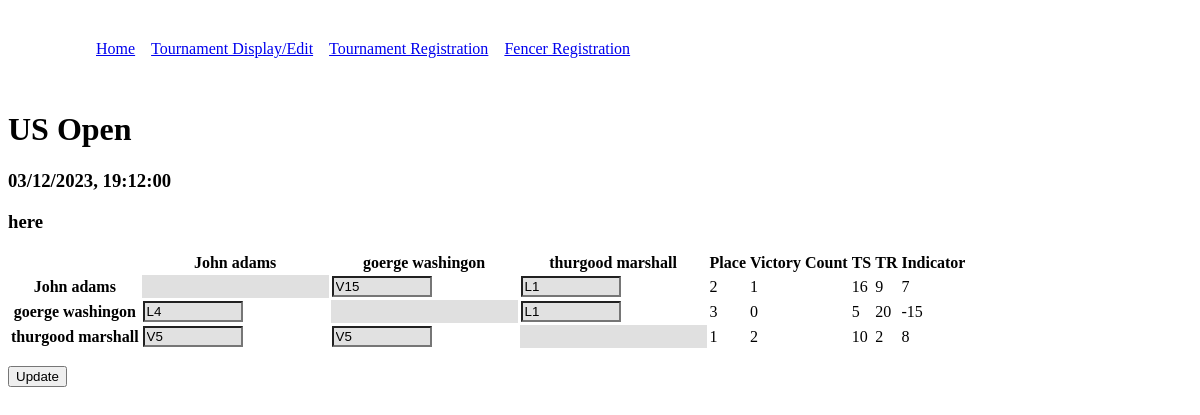
The page /display/1 on the database its author committed.
### models.py (models this page shows, shortened)
class Tournament(db.Model):
    __tablename__ = "tournament"
    id = db.Column(db.Integer, primary_key=True)
    name = db.Column(db.String(80))
    date = db.Column(db.DateTime, default=datetime.utcnow,)
    location = db.Column(db.String(80), nullable=True)
    scores = db.relationship("Score", backref="tournament", lazy='dynamic')

class Fencer(db.Model):
    __tablename__ = "fencer"
    id = db.Column(db.Integer, primary_key=True)
    name = db.Column(db.String(80))
    email = db.Column(db.String(120), nullable=True)
    rating = db.Column(db.String(1), default="U")
    tournaments = db.relationship(
        "Tournament", secondary=association_table, backref="fencers"
    )

### display.py (the view)
@display_blueprint.route('/display/<int:tourn_id>', methods=['GET'])
def display(tourn_id=None):
    tournament = Tournament.query.get(tourn_id)
    fencers = tournament.fencers
    tournament_form = TournamentForm()
    tournament_form.name = tournament.name
    tournament_form.time = tournament.date.strftime("%m/%d/%Y, %H:%M:%S")
    tournament_form.location = tournament.location
    places = {}
    for i in fencers:
        for j in fencers:
            score = tournament.scores.filter_by(main_fencer_id=i.id, opponent_id=j.id).first()
            fencer_form = FencerForm()
            if score is not None:
                fencer_form.score = score.score
            else:
                fencer_form.score = '0'
            fencer_form.main_fencer = i.id
            fencer_form.opponent = j.id
            fencer_form.main_fencer_name = i.name
            other = other_information(i.id)
            fencer_form.v = other[0]
            fencer_form.ts = other[1]
            fencer_form.tr = other[2]
            fencer_form.indicator = other[3]
            places[other[3]] = i.id
            if i.id == j.id:
                fencer_form.is_different = False
            tournament_form.fencers.append_entry(fencer_form)
    places = dict(sorted(places.items(), reverse=True))
    for i in tournament_form.fencers:
        i.place.data = list(places.keys()).index(i.indicator.data)+1
    chunks = []
    chunk_len = len(fencers)
    for i in range(0, len(tournament_form.fencers), chunk_len):
        chunks.append(tournament_form.fencers[i:i + chunk_len])
    return render_template('tournament_display.html', tournament_form=tournament_form, chunks=chunks)

### display.py
class TournamentForm(FlaskForm):
    name = StringField('name', widget=HiddenInput())
    time = StringField('time', widget=HiddenInput())
    location = StringField('location', widget=HiddenInput())
    fencers = FieldList(FormField(FencerForm))

class FencerForm(FlaskForm):
    main_fencer = IntegerField(widget=HiddenInput())
    opponent = IntegerField(widget=HiddenInput())
    main_fencer_name = StringField(widget=HiddenInput())
    score = StringField('Score')
    v = IntegerField(widget=HiddenInput())
    ts = IntegerField(widget=HiddenInput())
    tr = IntegerField(widget=HiddenInput())
    indicator = IntegerField(widget=HiddenInput())
    place = IntegerField(widget=HiddenInput())
    is_different = BooleanField('is_repeat', widget=HiddenInput())

### display.py (called while the page is built)
def other_information(fencer_id):
    fencer = Fencer.query.get(fencer_id)
    touches_scored = Score.query.filter_by(main_fencer_id=fencer_id).all()
    touches_received = Score.query.filter_by(opponent_id=fencer_id).all()
    victory_count = 0
    ts = 0
    tr = 0
    for i in touches_scored:
        if 'V' in i.score:
            victory_count += 1
        if 'L' in i.score or 'V' in i.score:
            ts += int(i.score[1:])
        else:
            ts += int(i.score)
    for i in touches_received:
        if 'L' in i.score or 'V' in i.score:
            tr += int(i.score[1:])
        else:
            tr += int(i.score)
    indicator = ts - tr
    return (victory_count, ts, tr, indicator)

### templates/tournament_display.html (shortened to what this page needs)
{% extends 'base.html' %}
{% block content %}
<div>
    <form action="" method="post" name="tournament_update">
        <h1> {{ tournament_form.name }} </h1>
        <h3> {{ tournament_form.time }} </h3>
        <h3> {{ tournament_form.location }} </h3>
        <table>
            <tr>
                <th></th>
                {% for chunk in chunks %}
                    <th>{{ chunk[0].main_fencer_name.data }}</th>
                {% endfor %}
                <th>Place</th>
                <th>Victory Count</th>
                <th>TS</th>
                <th>TR</th>
                <th>Indicator</th>
            </tr>
            {% for i in chunks %}
                <tr>
                    <th>{{ i[0].main_fencer_name.data }}</th>
                    {% for match in i %}
                            {% if not match.is_different.data %}
                                <td class="blank"></td>
                            {% else %}
                                <td>
                                    {{ match.score(class="score_style")}}
                                </td>
                            {% endif %}
                    {% endfor %}
                    <td>{{ i[0].place.data }}</td>
                    <td>{{ i[0].v.data }}</td>
                    <td>{{ i[0].ts.data }}</td>
                    <td>{{ i[0].tr.data }}</td>
                    <td>{{ i[0].indicator.data }}</td>
                </tr>
            {% endfor %}
        </table>
        <p><input type="submit" name="edit" value="Update"></p>
    </form>
</div>
{% endblock %}

### templates/base.html (shortened to what this page needs)
<!DOCTYPE html>
<html lang="en">
<head>
    <link rel="stylesheet" href="https://cdn.jsdelivr.net/npm/water.css@2/out/light.css">
</head>
<body>
    <nav>
        <ul>
            <li><a href="/">Home</a></li>
            <li><a href="{{ url_for('forms.tournament_select') }}">Tournament Display/Edit</a></li>
            <li><a href="{{ url_for('forms.tournament_registration') }}">Tournament Registration</a></li>
            <li><a href="{{ url_for('forms.fencer_registration') }}">Fencer Registration</a></li>
        </ul>
    </nav>
    {% block content %} {% endblock %}
</body>
</html>

### templates/base.html (style rules this page uses)
nav { display: flex; justify-content: space-between; padding: 1rem 2rem; }
nav ul { display: flex; list-style: none; }
nav li { padding-left: 1rem; }

### templates/tournament_display.html (style rules this page uses)
.score_style { width:50%; background-color: rgb(225, 225, 225); }
.blank { background-color: #e0e0e0; }

### rows shown on the page
Tournament: name "US Open", location "here"
Fencer: name "John adams", name "John adams"
Fencer: name "goerge washingon", name "goerge washingon"
Fencer: name "thurgood marshall", name "thurgood marshall"

### other values the page prints
{{ tournament_form.time }} "03/12/2023, 19:12:00"
{{ i[0].place.data }} "2" "3" "1"
{{ i[0].v.data }} "1" "0" "2"
{{ i[0].ts.data }} "16" "5" "10"
{{ i[0].tr.data }} "9" "20" "2"
{{ i[0].indicator.data }} "7" "-15" "8"
